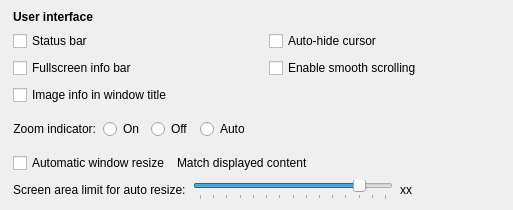
                <widget class="QWidget" name="UIOptionsGroup" native="true">
                 <property name="accessibleName">
                  <string notr="true">SGroup</string>
                 </property>
                 <layout class="QVBoxLayout" name="verticalLayout_11">
                  <property name="spacing">
                   <number>7</number>
                  </property>
                  <property name="sizeConstraint">
                   <enum>QLayout::SetDefaultConstraint</enum>
                  </property>
                  <property name="leftMargin">
                   <number>13</number>
                  </property>
                  <property name="topMargin">
                   <number>10</number>
                  </property>
                  <property name="rightMargin">
                   <number>13</number>
                  </property>
                  <property name="bottomMargin">
                   <number>10</number>
                  </property>
                  <item>
                   <layout class="QHBoxLayout" name="horizontalLayout_16">
                    <property name="leftMargin">
                     <number>0</number>
                    </property>
                    <property name="topMargin">
                     <number>0</number>
                    </property>
                    <property name="rightMargin">
                     <number>0</number>
                    </property>
                    <property name="bottomMargin">
                     <number>0</number>
                    </property>
                    <item>
                     <widget class="QLabel" name="label_15">
                      <property name="font">
                       <font>
                        <bold>true</bold>
                       </font>
                      </property>
                      <property name="text">
                       <string>User interface</string>
                      </property>
                      <property name="alignment">
                       <set>Qt::AlignLeading|Qt::AlignLeft|Qt::AlignVCenter</set>
                      </property>
                     </widget>
                    </item>
                   </layout>
                  </item>
                  <item>
                   <layout class="QVBoxLayout" name="verticalLayout_7">
                    <property name="spacing">
                     <number>7</number>
                    </property>
                    <property name="sizeConstraint">
                     <enum>QLayout::SetDefaultConstraint</enum>
                    </property>
                    <property name="leftMargin">
                     <number>0</number>
                    </property>
                    <property name="topMargin">
                     <number>0</number>
                    </property>
                    <property name="rightMargin">
                     <number>0</number>
                    </property>
                    <property name="bottomMargin">
                     <number>0</number>
                    </property>
                    <item>
                     <layout class="QGridLayout" name="gridLayout">
                      <property name="sizeConstraint">
                       <enum>QLayout::SetDefaultConstraint</enum>
                      </property>
                      <property name="leftMargin">
                       <number>0</number>
                      </property>
                      <property name="topMargin">
                       <number>0</number>
                      </property>
                      <property name="rightMargin">
                       <number>0</number>
                      </property>
                      <property name="bottomMargin">
                       <number>0</number>
                      </property>
                      <property name="horizontalSpacing">
                       <number>6</number>
                      </property>
                      <property name="verticalSpacing">
                       <number>7</number>
                      </property>
                      <item row="2" column="0">
                       <widget class="QCheckBox" name="showExtendedInfoTitle">
                        <property name="text">
                         <string>Image info in window title</string>
                        </property>
                       </widget>
                      </item>
                      <item row="0" column="2">
                       <spacer name="horizontalSpacer_20">
                        <property name="orientation">
                         <enum>Qt::Horizontal</enum>
                        </property>
                        <property name="sizeHint" stdset="0">
                         <size>
                          <width>40</width>
                          <height>10</height>
                         </size>
                        </property>
                       </spacer>
                      </item>
                      <item row="0" column="1">
                       <widget class="QCheckBox" name="cursorAutohideCheckBox">
                        <property name="text">
                         <string>Auto-hide cursor</string>
                        </property>
                       </widget>
                      </item>
                      <item row="1" column="1" colspan="2">
                       <widget class="QCheckBox" name="enableSmoothScrollCheckBox">
                        <property name="toolTip">
                         <string>Turn this off if you are using a touchpad with libinput driver.</string>
                        </property>
                        <property name="text">
                         <string>Enable smooth scrolling</string>
                        </property>
                       </widget>
                      </item>
                      <item row="1" column="0">
                       <widget class="QCheckBox" name="showInfoBarFullscreen">
                        <property name="text">
                         <string>Fullscreen info bar</string>
                        </property>
                       </widget>
                      </item>
                      <item row="0" column="0">
                       <widget class="QCheckBox" name="showInfoBarWindowed">
                        <property name="minimumSize">
                         <size>
                          <width>250</width>
                          <height>0</height>
                         </size>
                        </property>
                        <property name="text">
                         <string>Status bar</string>
                        </property>
                       </widget>
                      </item>
                     </layout>
                    </item>
                    <item>
                     <widget class="QWidget" name="widget_9" native="true">
                      <property name="accessibleName">
                       <string notr="true">SLine</string>
                      </property>
                     </widget>
                    </item>
                    <item>
                     <layout class="QHBoxLayout" name="horizontalLayout_23">
                      <property name="leftMargin">
                       <number>0</number>
                      </property>
                      <property name="topMargin">
                       <number>0</number>
                      </property>
                      <property name="rightMargin">
                       <number>0</number>
                      </property>
                      <item>
                       <widget class="QLabel" name="label">
                        <property name="sizePolicy">
                         <sizepolicy hsizetype="Minimum" vsizetype="Preferred">
                          <horstretch>0</horstretch>
                          <verstretch>0</verstretch>
                         </sizepolicy>
                        </property>
                        <property name="text">
                         <string>Zoom indicator:</string>
                        </property>
                        <property name="alignment">
                         <set>Qt::AlignRight|Qt::AlignTrailing|Qt::AlignVCenter</set>
                        </property>
                       </widget>
                      </item>
                      <item>
                       <widget class="QRadioButton" name="zoomIndicatorOn">
                        <property name="text">
                         <string>On</string>
                        </property>
                       </widget>
                      </item>
                      <item>
                       <widget class="QRadioButton" name="zoomIndicatorOff">
                        <property name="text">
                         <string>Off</string>
                        </property>
                       </widget>
                      </item>
                      <item>
                       <widget class="QRadioButton" name="zoomIndicatorAuto">
                        <property name="text">
                         <string>Auto</string>
                        </property>
                       </widget>
                      </item>
                      <item>
                       <spacer name="horizontalSpacer_6">
                        <property name="orientation">
                         <enum>Qt::Horizontal</enum>
                        </property>
                        <property name="sizeHint" stdset="0">
                         <size>
                          <width>40</width>
                          <height>20</height>
                         </size>
                        </property>
                       </spacer>
                      </item>
                     </layout>
                    </item>
                    <item>
                     <widget class="QWidget" name="widget_19" native="true">
                      <property name="accessibleName">
                       <string notr="true">SLine</string>
                      </property>
                     </widget>
                    </item>
                    <item>
                     <layout class="QHBoxLayout" name="horizontalLayout_28">
                      <property name="leftMargin">
                       <number>0</number>
                      </property>
                      <property name="topMargin">
                       <number>0</number>
                      </property>
                      <property name="rightMargin">
                       <number>0</number>
                      </property>
                      <item>
                       <widget class="QCheckBox" name="autoResizeWindowCheckBox">
                        <property name="text">
                         <string>Automatic window resize</string>
                        </property>
                       </widget>
                      </item>
                      <item>
                       <widget class="QLabel" name="label_50">
                        <property name="accessibleName">
                         <string notr="true">SNoteText</string>
                        </property>
                        <property name="text">
                         <string>Match displayed content</string>
                        </property>
                       </widget>
                      </item>
                      <item>
                       <spacer name="horizontalSpacer_19">
                        <property name="orientation">
                         <enum>Qt::Horizontal</enum>
                        </property>
                        <property name="sizeHint" stdset="0">
                         <size>
                          <width>40</width>
                          <height>20</height>
                         </size>
                        </property>
                       </spacer>
                      </item>
                     </layout>
                    </item>
                    <item>
                     <layout class="QHBoxLayout" name="horizontalLayout_19">
                      <property name="leftMargin">
                       <number>0</number>
                      </property>
                      <property name="topMargin">
                       <number>0</number>
                      </property>
                      <property name="rightMargin">
                       <number>0</number>
                      </property>
                      <property name="bottomMargin">
                       <number>0</number>
                      </property>
                      <item>
                       <widget class="QLabel" name="label_39">
                        <property name="text">
                         <string>Screen area limit for auto resize:</string>
                        </property>
                       </widget>
                      </item>
                      <item>
                       <widget class="QSlider" name="autoResizeLimitSlider">
                        <property name="sizePolicy">
                         <sizepolicy hsizetype="Fixed" vsizetype="Preferred">
                          <horstretch>0</horstretch>
                          <verstretch>0</verstretch>
                         </sizepolicy>
                        </property>
                        <property name="minimumSize">
                         <size>
                          <width>200</width>
                          <height>0</height>
                         </size>
                        </property>
                        <property name="minimum">
                         <number>6</number>
                        </property>
                        <property name="maximum">
                         <number>20</number>
                        </property>
                        <property name="singleStep">
                         <number>1</number>
                        </property>
                        <property name="pageStep">
                         <number>2</number>
                        </property>
                        <property name="value">
                         <number>18</number>
                        </property>
                        <property name="orientation">
                         <enum>Qt::Horizontal</enum>
                        </property>
                        <property name="tickPosition">
                         <enum>QSlider::TicksBelow</enum>
                        </property>
                        <property name="tickInterval">
                         <number>1</number>
                        </property>
                       </widget>
                      </item>
                      <item>
                       <widget class="QLabel" name="autoResizeLimit">
                        <property name="sizePolicy">
                         <sizepolicy hsizetype="Fixed" vsizetype="Preferred">
                          <horstretch>0</horstretch>
                          <verstretch>0</verstretch>
                         </sizepolicy>
                        </property>
                        <property name="minimumSize">
                         <size>
                          <width>60</width>
                          <height>0</height>
                         </size>
                        </property>
                        <property name="maximumSize">
                         <size>
                          <width>60</width>
                          <height>16777215</height>
                         </size>
                        </property>
                        <property name="text">
                         <string>xx</string>
                        </property>
                        <property name="alignment">
                         <set>Qt::AlignLeading|Qt::AlignLeft|Qt::AlignVCenter</set>
                        </property>
                       </widget>
                      </item>
                      <item>
                       <spacer name="horizontalSpacer_17">
                        <property name="orientation">
                         <enum>Qt::Horizontal</enum>
                        </property>
                        <property name="sizeHint" stdset="0">
                         <size>
                          <width>40</width>
                          <height>20</height>
                         </size>
                        </property>
                       </spacer>
                      </item>
                     </layout>
                    </item>
                   </layout>
                  </item>
                 </layout>
                </widget>
